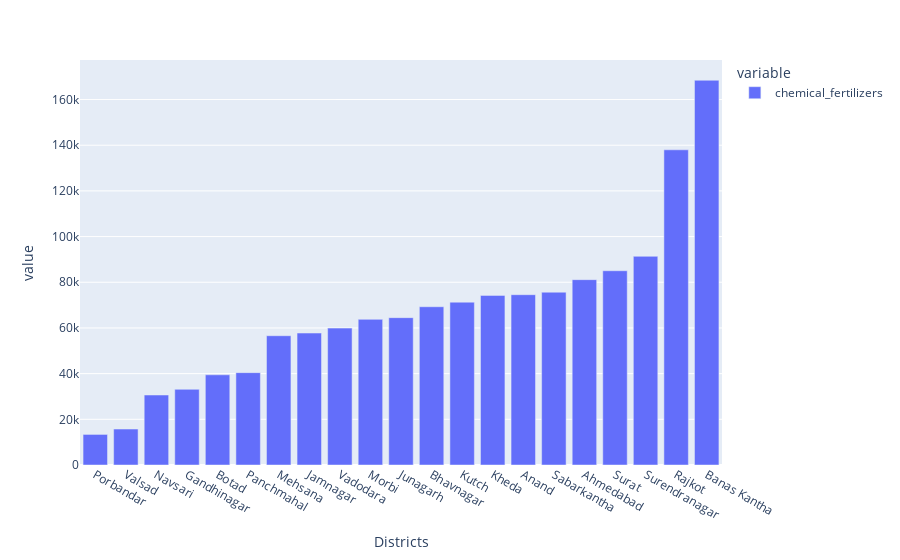

Notebook cell for this chart:
### Code cell
plt.figure(figsize=(30,3))
px.bar(df2[['chemical_fertilizers','Districts']].groupby(["Districts"]).mean().sort_values(by='chemical_fertilizers'))

### Figure 1 — Plotly figure (JSON) as saved in the notebook; plotly's stock layout.template omitted (floating-point values rounded to 4 significant figures)
{"data": [{"alignmentgroup": "True", "hovertemplate": "variable=chemical_fertilizers<br>Districts=%{x}<br>value=%{y}<extra></extra>", "legendgroup": "chemical_fertilizers", "marker": {"color": "#636efa", "pattern": {"shape": ""}}, "name": "chemical_fertilizers", "offsetgroup": "chemical_fertilizers", "orientation": "v", "showlegend": true, "textposition": "auto", "type": "bar", "x": ["Porbandar", "Valsad", "Navsari", "Gandhinagar", "Botad", "Panchmahal", "Mehsana", "Jamnagar", "Vadodara", "Morbi", "Junagarh", "Bhavnagar", "Kutch", "Kheda", "Anand", "Sabarkantha", "Ahmedabad", "Surat", "Surendranagar", "Rajkot", "Banas Kantha"], "xaxis": "x", "y": [13387, 15748, 30644, 33122, 39490, 40438, 56595, 57761, 59928, 63754, 64505, 69282, 71285, 74254, 74560, 75657, 81138, 85045, 91356, 137988, 168437], "yaxis": "y"}], "layout": {"barmode": "relative", "legend": {"title": {"text": "variable"}, "tracegroupgap": 0}, "margin": {"t": 60}, "xaxis": {"anchor": "y", "domain": [0, 1], "title": {"text": "Districts"}}, "yaxis": {"anchor": "x", "domain": [0, 1], "title": {"text": "value"}}}}
